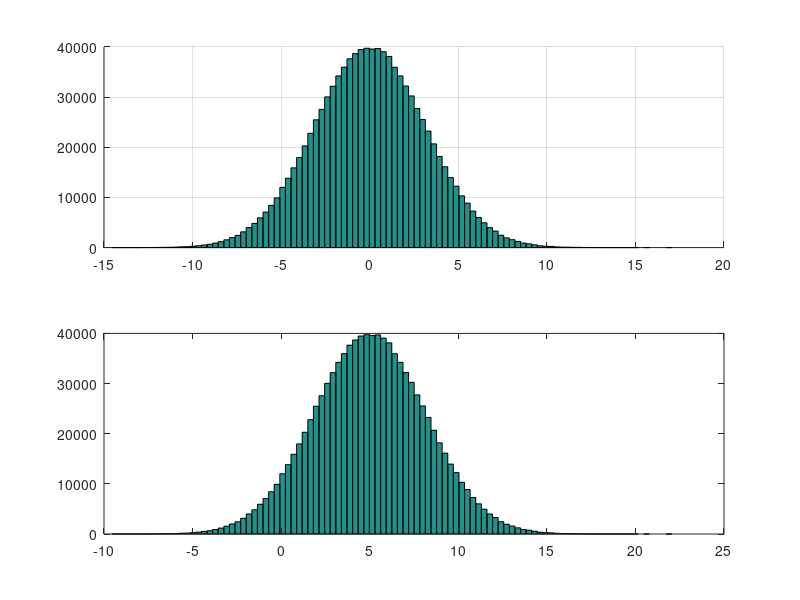

This figure's MATLAB source:
close all; clear all; clc;

var_n = 10;
ruido = sqrt(var_n)*randn(1,1000000);
sinal_t = 5;
sinal_r = sinal_t + ruido;

subplot(2,1,1); hold on; grid on;
hist(ruido, 100);

subplot(2,1,2);
hist(sinal_r, 100);

Pot_ruido = (1/length(ruido))*sum(ruido.^2)
Pot_sinal = (1/length(sinal_t))*sum(sinal_t.^2)
SNR_dB = 10*log10(Pot_sinal/Pot_ruido)